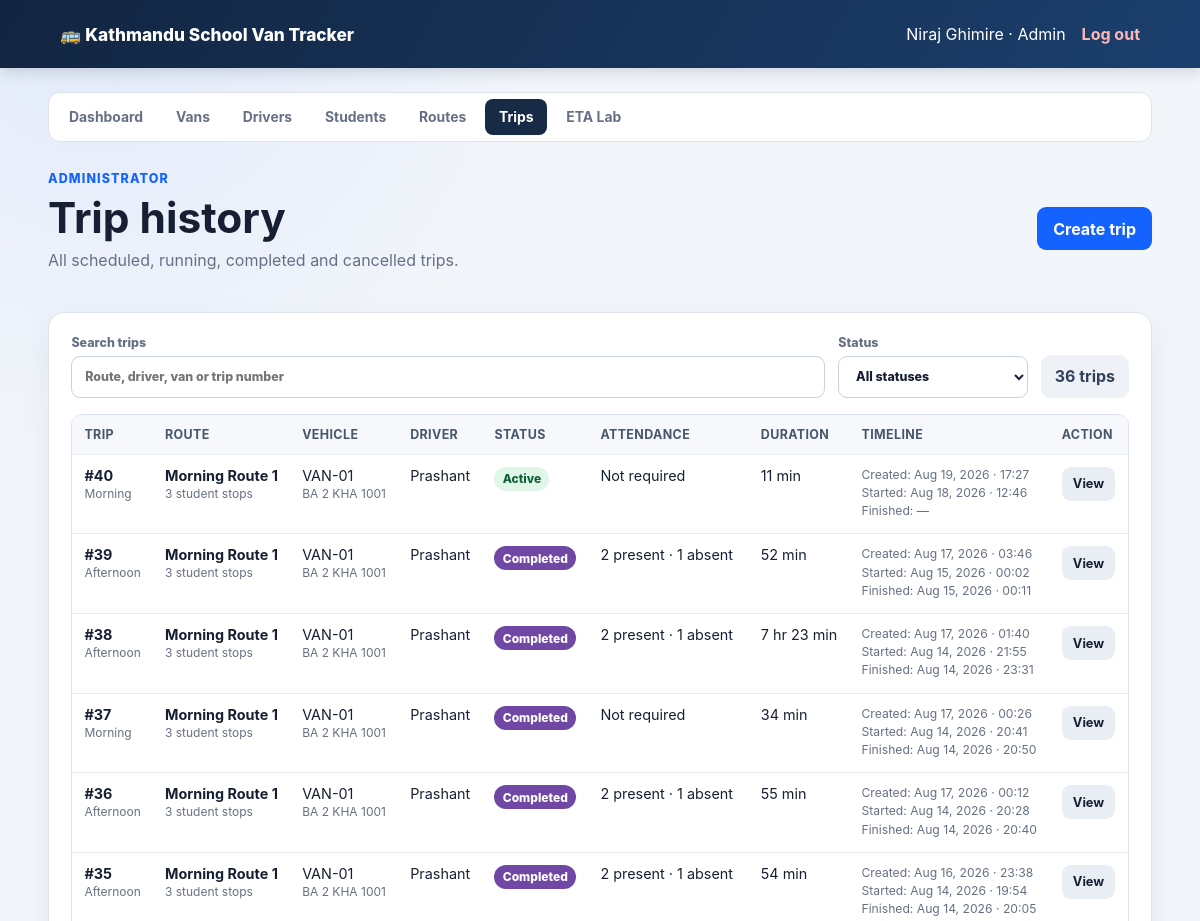
/admin/trip-history.php (signed in, upper part), run on an earlier commit of the app's database.
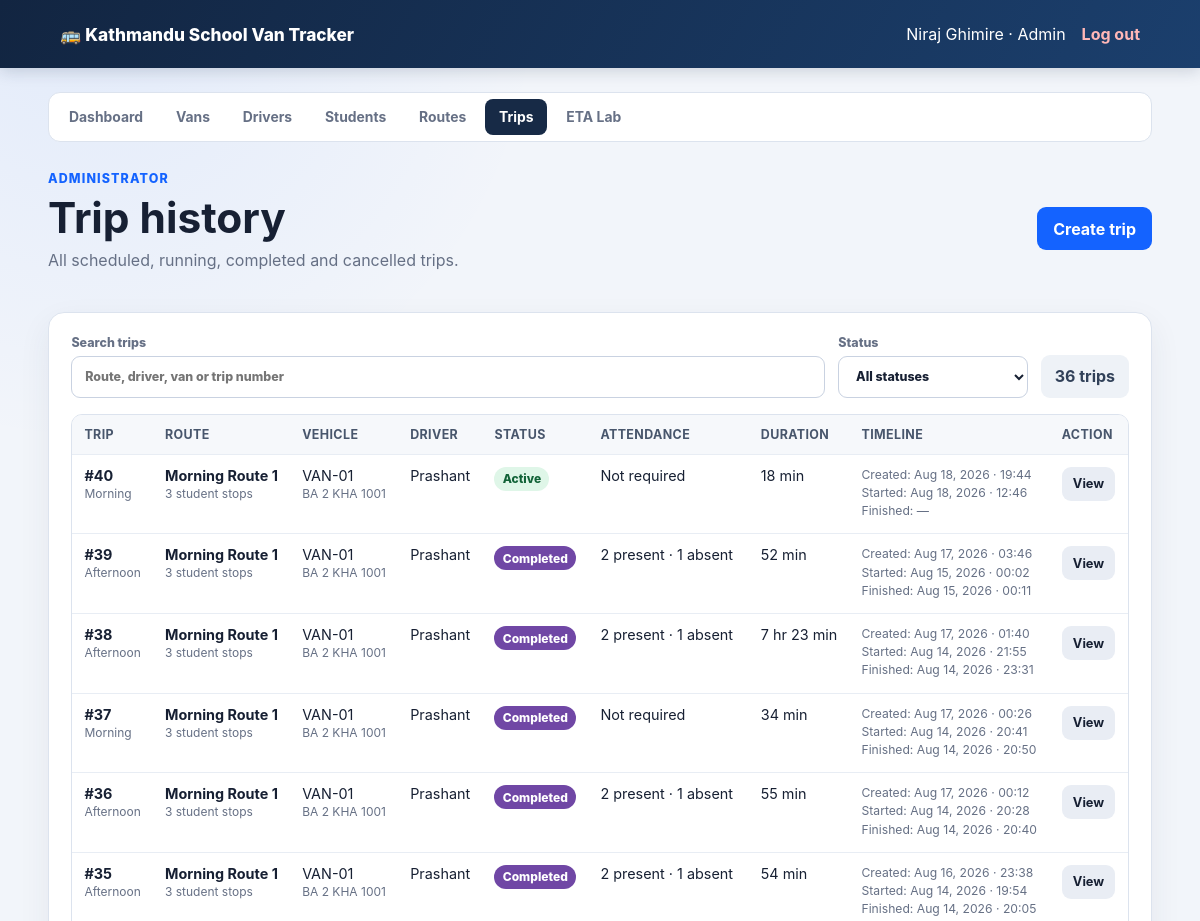
And on a later commit of the database.
### tables this page shows
CREATE TABLE `trips` (
  `id` bigint(20) unsigned NOT NULL AUTO_INCREMENT,
  `route_id` bigint(20) unsigned NOT NULL,
  `van_id` bigint(20) unsigned NOT NULL,
  `driver_id` bigint(20) unsigned NOT NULL,
  `trip_type` enum('morning','afternoon') NOT NULL,
  `status` enum('scheduled','active','paused','emergency','completed','cancelled') NOT NULL DEFAULT 'scheduled',
  `started_at` datetime DEFAULT NULL,
  `completed_at` datetime DEFAULT NULL,
  `simulated_elapsed_sec` int(10) unsigned NOT NULL DEFAULT 0,
  `current_lat` decimal(10,8) DEFAULT NULL,
  `current_lng` decimal(11,8) DEFAULT NULL,
  `physical_speed_kmh` decimal(6,2) NOT NULL DEFAULT 0.00,
  `playback_multiplier` decimal(5,2) NOT NULL DEFAULT 1.00,
  `total_distance_m` decimal(12,2) NOT NULL DEFAULT 0.00,
  `distance_travelled_m` decimal(12,2) NOT NULL DEFAULT 0.00,
  `reached_stop_count` smallint(5) unsigned NOT NULL DEFAULT 0,
  `heading_deg` decimal(6,2) NOT NULL DEFAULT 0.00,
  `scenario_traffic_level` enum('low','medium','high') NOT NULL DEFAULT 'medium',
  `scenario_weather` enum('clear','rain','heavy_rain','fog') NOT NULL DEFAULT 'clear',
  `scenario_school_period` enum('regular','exam','half_day') NOT NULL DEFAULT 'regular',
  `scenario_hour_of_day` tinyint(3) unsigned NOT NULL DEFAULT 8,
  `scenario_day_of_week` tinyint(3) unsigned NOT NULL DEFAULT 0,
  `route_road_type` varchar(50) NOT NULL DEFAULT 'unclassified',
  `baseline_duration_sec` decimal(10,2) DEFAULT NULL,
  `predicted_eta_sec` decimal(10,2) DEFAULT NULL,
  `predicted_eta_lower_sec` decimal(10,2) DEFAULT NULL,
  `predicted_eta_upper_sec` decimal(10,2) DEFAULT NULL,
  `eta_model_version` varchar(80) DEFAULT NULL,
  `random_seed` int(10) unsigned DEFAULT NULL,
  `created_at` timestamp NOT NULL DEFAULT current_timestamp(),
  PRIMARY KEY (`id`),
  KEY `idx_trips_status` (`status`),
  KEY `idx_trips_van` (`van_id`),
  KEY `fk_trips_route` (`route_id`),
  KEY `fk_trips_driver` (`driver_id`),
  CONSTRAINT `fk_trips_driver` FOREIGN KEY (`driver_id`) REFERENCES `drivers` (`id`),
  CONSTRAINT `fk_trips_route` FOREIGN KEY (`route_id`) REFERENCES `routes` (`id`),
  CONSTRAINT `fk_trips_van` FOREIGN KEY (`van_id`) REFERENCES `vans` (`id`)
);

CREATE TABLE `routes` (
  `id` bigint(20) unsigned NOT NULL AUTO_INCREMENT,
  `name` varchar(120) NOT NULL,
  `start_name` varchar(160) NOT NULL,
  `start_lat` decimal(10,8) NOT NULL,
  `start_lng` decimal(11,8) NOT NULL,
  `school_name` varchar(160) NOT NULL,
  `school_lat` decimal(10,8) NOT NULL,
  `school_lng` decimal(11,8) NOT NULL,
  `algorithm` enum('astar','contraction_hierarchy') NOT NULL DEFAULT 'astar',
  `active` tinyint(1) NOT NULL DEFAULT 1,
  `created_at` timestamp NOT NULL DEFAULT current_timestamp(),
  PRIMARY KEY (`id`)
);

CREATE TABLE `vans` (
  `id` bigint(20) unsigned NOT NULL AUTO_INCREMENT,
  `van_number` varchar(50) NOT NULL,
  `plate_number` varchar(50) NOT NULL,
  `capacity` smallint(5) unsigned NOT NULL DEFAULT 15,
  `speed_limit_kmh` decimal(5,2) NOT NULL DEFAULT 40.00,
  `active` tinyint(1) NOT NULL DEFAULT 1,
  `created_at` timestamp NOT NULL DEFAULT current_timestamp(),
  PRIMARY KEY (`id`),
  UNIQUE KEY `van_number` (`van_number`),
  UNIQUE KEY `plate_number` (`plate_number`)
);

### web/config/database.php (called while the page is built, shortened)
<?php
function database(): PDO
{
    $host = getenv('VAN_TRACKER_DB_HOST') ?: '127.0.0.1';
    $port = getenv('VAN_TRACKER_DB_PORT') ?: '3306';
    $name = getenv('VAN_TRACKER_DB_NAME') ?: 'van_tracker_v2';
    $user = getenv('VAN_TRACKER_DB_USER') ?: 'root';
    $pass = getenv('VAN_TRACKER_DB_PASSWORD') ?: '';
    $dsn = "mysql:host={$host};port={$port};dbname={$name};charset=utf8mb4";
    $pdo = new PDO($dsn, $user, $pass, [
        PDO::ATTR_ERRMODE => PDO::ERRMODE_EXCEPTION,
        PDO::ATTR_DEFAULT_FETCH_MODE => PDO::FETCH_ASSOC,
        PDO::ATTR_EMULATE_PREPARES => false,
    ]);
    return $pdo;
}

### web/includes/auth.php (called while the page is built, shortened)
<?php
function escape(string $value): string
{
    return htmlspecialchars($value, ENT_QUOTES | ENT_SUBSTITUTE, 'UTF-8');
}

### web/admin/trip-history.php (the view, shortened to what the changed rows need)
<?php
require_once dirname(__DIR__) . '/config/database.php';
require_once dirname(__DIR__) . '/includes/auth.php';
require_once dirname(__DIR__) . '/includes/layout.php';
$trips = database()->query(
    'SELECT t.id, t.trip_type, t.status, t.created_at,
            t.started_at, t.completed_at, t.simulated_elapsed_sec,
            t.predicted_eta_sec, r.name AS route_name,
            v.van_number, v.plate_number, u.name AS driver_name,
            SUM(ts.student_id IS NOT NULL) AS student_count,
            SUM(ts.student_id IS NOT NULL AND ts.attendance_status = \'present\') AS present_count,
            SUM(ts.student_id IS NOT NULL AND ts.attendance_status = \'absent\') AS absent_count,
            SUM(ts.student_id IS NOT NULL AND ts.attendance_status = \'unmarked\') AS unmarked_count
     FROM trips t
     JOIN routes r ON r.id = t.route_id
     JOIN vans v ON v.id = t.van_id
     JOIN drivers d ON d.id = t.driver_id
     JOIN users u ON u.id = d.user_id
     LEFT JOIN trip_stops ts ON ts.trip_id = t.id
     GROUP BY t.id
     ORDER BY t.id DESC'
)->fetchAll();
function format_trip_duration(int $seconds): string
{
    $hours = intdiv($seconds, 3600);
    $minutes = intdiv($seconds % 3600, 60);
    return $hours > 0
        ? sprintf('%d hr %d min', $hours, $minutes)
        : sprintf('%d min', max(1, $minutes));
}
function format_trip_timestamp(?string $value): string
{
    return $value ? date('M d, Y · H:i', strtotime($value)) : '—';
}
?>
<div class="page-heading">
    <div>
        <h1>Trip history</h1>
    </div>
</div>
<section class="panel">
    <?php if (!$trips): ?>
        <p class="muted">No trip records are available.</p>
    <?php else: ?>
        <div class="data-table-wrap history-table-wrap"><table class="data-table history-table">
            <thead><tr>
                <th>Trip</th><th>Route</th><th>Vehicle</th><th>Driver</th>
                <th>Status</th><th>Attendance</th><th>Duration</th>
                <th>Timeline</th><th>Action</th>
            </tr></thead>
            <tbody><?php foreach ($trips as $trip): ?>
                <tr data-trip-history-row
                    data-status="<?= escape($trip['status']) ?>"
                    data-search="<?= escape(strtolower(implode(' ', [
                        '#' . $trip['id'], $trip['trip_type'], $trip['route_name'],
                        $trip['driver_name'], $trip['van_number'], $trip['plate_number'],
                    ]))) ?>">
                    <td><strong>#<?= (int) $trip['id'] ?></strong><br><small><?= escape(ucfirst($trip['trip_type'])) ?></small></td>
                    <td><strong><?= escape($trip['route_name']) ?></strong><br><small><?= (int) $trip['student_count'] ?> student stops</small></td>
                    <td><?= escape($trip['van_number']) ?><br><small><?= escape($trip['plate_number']) ?></small></td>
                    <td><?= escape($trip['driver_name']) ?></td>
                    <td><span class="status-badge status-<?= escape($trip['status']) ?>"><?= escape(ucfirst($trip['status'])) ?></span></td>
                    <td>
                        <?php if ($trip['trip_type'] === 'morning'): ?>
                            Not required
                        <?php endif; ?>
                    </td>
                    <td><?= escape(format_trip_duration((int) $trip['simulated_elapsed_sec'])) ?></td>
                    <td class="history-timeline">
                        <span>Created: <?= escape(format_trip_timestamp($trip['created_at'])) ?></span>
                        <span>Started: <?= escape(format_trip_timestamp($trip['started_at'])) ?></span>
                        <span>Finished: <?= escape(format_trip_timestamp($trip['completed_at'])) ?></span>
                    </td>
                    <td><a class="primary-button small-button secondary-button"
                           href="<?= APP_BASE_URL ?>/trip-control.php?trip_id=<?= (int) $trip['id'] ?>">View</a></td>
                </tr>
            <?php endforeach; ?></tbody>
        </table></div>
    <?php endif; ?>
</section>

What changed in the data, as far as the page shows it:
changed trips "Active": simulated_elapsed_sec "11 min" → "18 min"; created_at "Aug 19, 2026 · 17:27" → "Aug 18, 2026 · 19:44"
